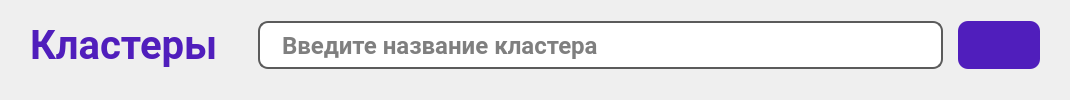
     <widget class="QFrame" name="titleFrame">
      <layout class="QHBoxLayout" name="title">
       <property name="spacing">
        <number>0</number>
       </property>
       <property name="leftMargin">
        <number>30</number>
       </property>
       <property name="topMargin">
        <number>1</number>
       </property>
       <property name="rightMargin">
        <number>30</number>
       </property>
       <item>
        <widget class="QLabel" name="title_2">
         <property name="sizePolicy">
          <sizepolicy hsizetype="Fixed" vsizetype="Fixed">
           <horstretch>0</horstretch>
           <verstretch>0</verstretch>
          </sizepolicy>
         </property>
         <property name="palette">
          <palette>
           <active>
            <colorrole role="WindowText">
             <brush brushstyle="SolidPattern">
              <color alpha="255">
               <red>80</red>
               <green>30</green>
               <blue>188</blue>
              </color>
             </brush>
            </colorrole>
            <colorrole role="Button">
             <brush brushstyle="SolidPattern">
              <color alpha="255">
               <red>255</red>
               <green>255</green>
               <blue>255</blue>
              </color>
             </brush>
            </colorrole>
            <colorrole role="Text">
             <brush brushstyle="SolidPattern">
              <color alpha="255">
               <red>80</red>
               <green>30</green>
               <blue>188</blue>
              </color>
             </brush>
            </colorrole>
            <colorrole role="ButtonText">
             <brush brushstyle="SolidPattern">
              <color alpha="255">
               <red>80</red>
               <green>30</green>
               <blue>188</blue>
              </color>
             </brush>
            </colorrole>
            <colorrole role="Base">
             <brush brushstyle="SolidPattern">
              <color alpha="255">
               <red>255</red>
               <green>255</green>
               <blue>255</blue>
              </color>
             </brush>
            </colorrole>
            <colorrole role="Window">
             <brush brushstyle="SolidPattern">
              <color alpha="255">
               <red>255</red>
               <green>255</green>
               <blue>255</blue>
              </color>
             </brush>
            </colorrole>
           </active>
           <inactive>
            <colorrole role="WindowText">
             <brush brushstyle="SolidPattern">
              <color alpha="255">
               <red>80</red>
               <green>30</green>
               <blue>188</blue>
              </color>
             </brush>
            </colorrole>
            <colorrole role="Button">
             <brush brushstyle="SolidPattern">
              <color alpha="255">
               <red>255</red>
               <green>255</green>
               <blue>255</blue>
              </color>
             </brush>
            </colorrole>
            <colorrole role="Text">
             <brush brushstyle="SolidPattern">
              <color alpha="255">
               <red>80</red>
               <green>30</green>
               <blue>188</blue>
              </color>
             </brush>
            </colorrole>
            <colorrole role="ButtonText">
             <brush brushstyle="SolidPattern">
              <color alpha="255">
               <red>80</red>
               <green>30</green>
               <blue>188</blue>
              </color>
             </brush>
            </colorrole>
            <colorrole role="Base">
             <brush brushstyle="SolidPattern">
              <color alpha="255">
               <red>255</red>
               <green>255</green>
               <blue>255</blue>
              </color>
             </brush>
            </colorrole>
            <colorrole role="Window">
             <brush brushstyle="SolidPattern">
              <color alpha="255">
               <red>255</red>
               <green>255</green>
               <blue>255</blue>
              </color>
             </brush>
            </colorrole>
           </inactive>
           <disabled>
            <colorrole role="WindowText">
             <brush brushstyle="SolidPattern">
              <color alpha="255">
               <red>80</red>
               <green>30</green>
               <blue>188</blue>
              </color>
             </brush>
            </colorrole>
            <colorrole role="Button">
             <brush brushstyle="SolidPattern">
              <color alpha="255">
               <red>255</red>
               <green>255</green>
               <blue>255</blue>
              </color>
             </brush>
            </colorrole>
            <colorrole role="Text">
             <brush brushstyle="SolidPattern">
              <color alpha="255">
               <red>80</red>
               <green>30</green>
               <blue>188</blue>
              </color>
             </brush>
            </colorrole>
            <colorrole role="ButtonText">
             <brush brushstyle="SolidPattern">
              <color alpha="255">
               <red>80</red>
               <green>30</green>
               <blue>188</blue>
              </color>
             </brush>
            </colorrole>
            <colorrole role="Base">
             <brush brushstyle="SolidPattern">
              <color alpha="255">
               <red>255</red>
               <green>255</green>
               <blue>255</blue>
              </color>
             </brush>
            </colorrole>
            <colorrole role="Window">
             <brush brushstyle="SolidPattern">
              <color alpha="255">
               <red>255</red>
               <green>255</green>
               <blue>255</blue>
              </color>
             </brush>
            </colorrole>
           </disabled>
          </palette>
         </property>
         <property name="font">
          <font>
           <family>Roboto</family>
           <pointsize>30</pointsize>
           <weight>75</weight>
           <bold>true</bold>
          </font>
         </property>
         <property name="styleSheet">
          <string notr="true">color: rgb(80, 30, 188);</string>
         </property>
         <property name="text">
          <string>Кластеры</string>
         </property>
        </widget>
       </item>
       <item>
        <spacer name="horizontalSpacer">
         <property name="orientation">
          <enum>Qt::Horizontal</enum>
         </property>
         <property name="sizeHint" stdset="0">
          <size>
           <width>40</width>
           <height>20</height>
          </size>
         </property>
        </spacer>
       </item>
       <item>
        <widget class="QFrame" name="findCluster">
         <layout class="QHBoxLayout" name="horizontalLayout_2" stretch="0,0">
          <property name="spacing">
           <number>15</number>
          </property>
          <property name="sizeConstraint">
           <enum>QLayout::SetFixedSize</enum>
          </property>
          <property name="leftMargin">
           <number>0</number>
          </property>
          <property name="topMargin">
           <number>0</number>
          </property>
          <property name="rightMargin">
           <number>0</number>
          </property>
          <property name="bottomMargin">
           <number>0</number>
          </property>
          <item>
           <widget class="QLineEdit" name="findInput">
            <property name="enabled">
             <bool>true</bool>
            </property>
            <property name="sizePolicy">
             <sizepolicy hsizetype="Fixed" vsizetype="Fixed">
              <horstretch>20</horstretch>
              <verstretch>10</verstretch>
             </sizepolicy>
            </property>
            <property name="minimumSize">
             <size>
              <width>685</width>
              <height>48</height>
             </size>
            </property>
            <property name="palette">
             <palette>
              <active>
               <colorrole role="Button">
                <brush brushstyle="SolidPattern">
                 <color alpha="255">
                  <red>255</red>
                  <green>255</green>
                  <blue>255</blue>
                 </color>
                </brush>
               </colorrole>
               <colorrole role="Base">
                <brush brushstyle="SolidPattern">
                 <color alpha="255">
                  <red>255</red>
                  <green>255</green>
                  <blue>255</blue>
                 </color>
                </brush>
               </colorrole>
               <colorrole role="Window">
                <brush brushstyle="SolidPattern">
                 <color alpha="255">
                  <red>255</red>
                  <green>255</green>
                  <blue>255</blue>
                 </color>
                </brush>
               </colorrole>
              </active>
              <inactive>
               <colorrole role="Button">
                <brush brushstyle="SolidPattern">
                 <color alpha="255">
                  <red>255</red>
                  <green>255</green>
                  <blue>255</blue>
                 </color>
                </brush>
               </colorrole>
               <colorrole role="Base">
                <brush brushstyle="SolidPattern">
                 <color alpha="255">
                  <red>255</red>
                  <green>255</green>
                  <blue>255</blue>
                 </color>
                </brush>
               </colorrole>
               <colorrole role="Window">
                <brush brushstyle="SolidPattern">
                 <color alpha="255">
                  <red>255</red>
                  <green>255</green>
                  <blue>255</blue>
                 </color>
                </brush>
               </colorrole>
              </inactive>
              <disabled>
               <colorrole role="Button">
                <brush brushstyle="SolidPattern">
                 <color alpha="255">
                  <red>255</red>
                  <green>255</green>
                  <blue>255</blue>
                 </color>
                </brush>
               </colorrole>
               <colorrole role="Base">
                <brush brushstyle="SolidPattern">
                 <color alpha="255">
                  <red>255</red>
                  <green>255</green>
                  <blue>255</blue>
                 </color>
                </brush>
               </colorrole>
               <colorrole role="Window">
                <brush brushstyle="SolidPattern">
                 <color alpha="255">
                  <red>255</red>
                  <green>255</green>
                  <blue>255</blue>
                 </color>
                </brush>
               </colorrole>
              </disabled>
             </palette>
            </property>
            <property name="font">
             <font>
              <family>Roboto</family>
              <pointsize>18</pointsize>
              <weight>75</weight>
              <bold>true</bold>
              <kerning>true</kerning>
             </font>
            </property>
            <property name="acceptDrops">
             <bool>true</bool>
            </property>
            <property name="styleSheet">
             <string notr="true">QLineEdit {
	border: 2px solid #5B5B5B;
	border-radius: 10px;
	padding-left: 20px;
	padding-right: 20px;
}</string>
            </property>
            <property name="text">
             <string/>
            </property>
            <property name="placeholderText">
             <string>Введите название кластера</string>
            </property>
           </widget>
          </item>
          <item>
           <widget class="QPushButton" name="pushButtonFind">
            <property name="enabled">
             <bool>true</bool>
            </property>
            <property name="sizePolicy">
             <sizepolicy hsizetype="Fixed" vsizetype="Fixed">
              <horstretch>0</horstretch>
              <verstretch>0</verstretch>
             </sizepolicy>
            </property>
            <property name="minimumSize">
             <size>
              <width>48</width>
              <height>48</height>
             </size>
            </property>
            <property name="font">
             <font>
              <family>Roboto</family>
              <pointsize>24</pointsize>
              <weight>75</weight>
              <bold>true</bold>
             </font>
            </property>
            <property name="styleSheet">
             <string notr="true">QPushButton {
	background-color: rgb(80, 30, 188);
	border-radius: 10px;
}

QPushButton:hover {
	background-color: rgb(50, 19, 116);
}</string>
            </property>
            <property name="text">
             <string/>
            </property>
            <property name="icon">
             <iconset resource="Icons.qrc">
              <normaloff>:/Icons/Icons And Logo/Search.png</normaloff>:/Icons/Icons And Logo/Search.png</iconset>
            </property>
            <property name="iconSize">
             <size>
              <width>24</width>
              <height>24</height>
             </size>
            </property>
           </widget>
          </item>
         </layout>
        </widget>
       </item>
      </layout>
     </widget>
